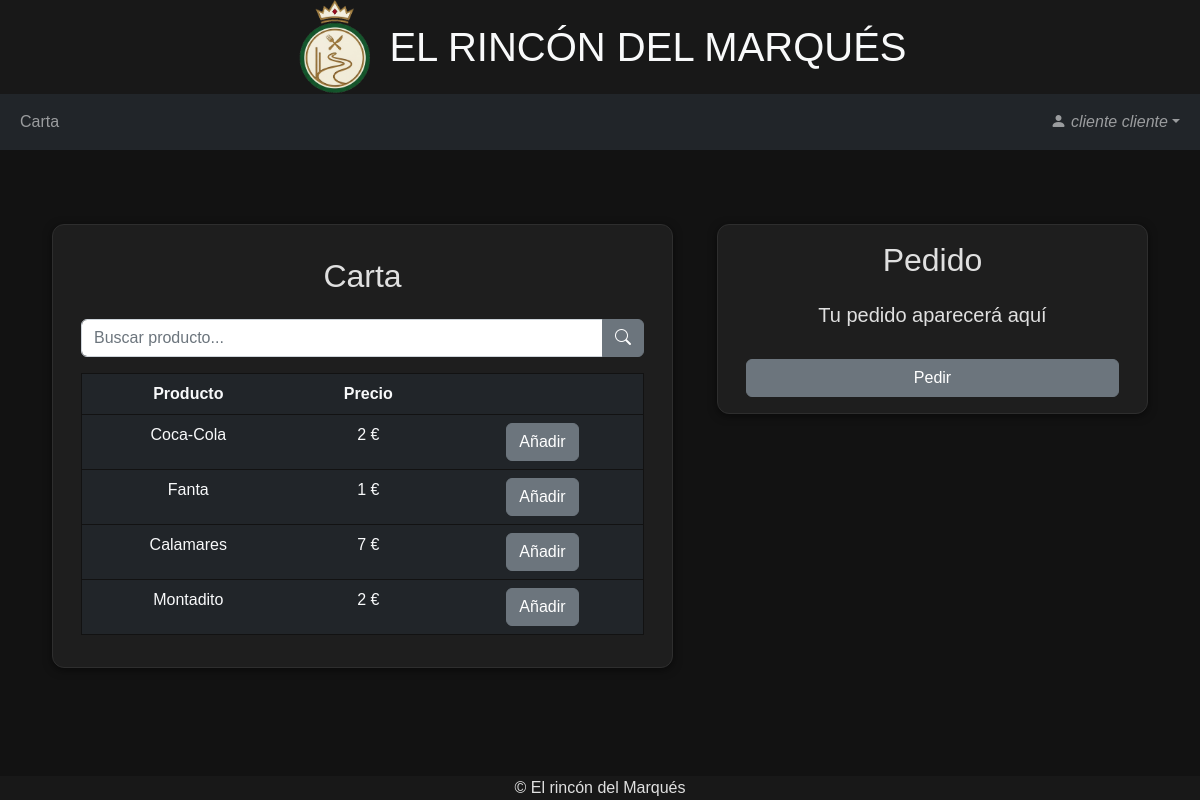
Page /cliente/carta.php (signed in) on the earlier database version.
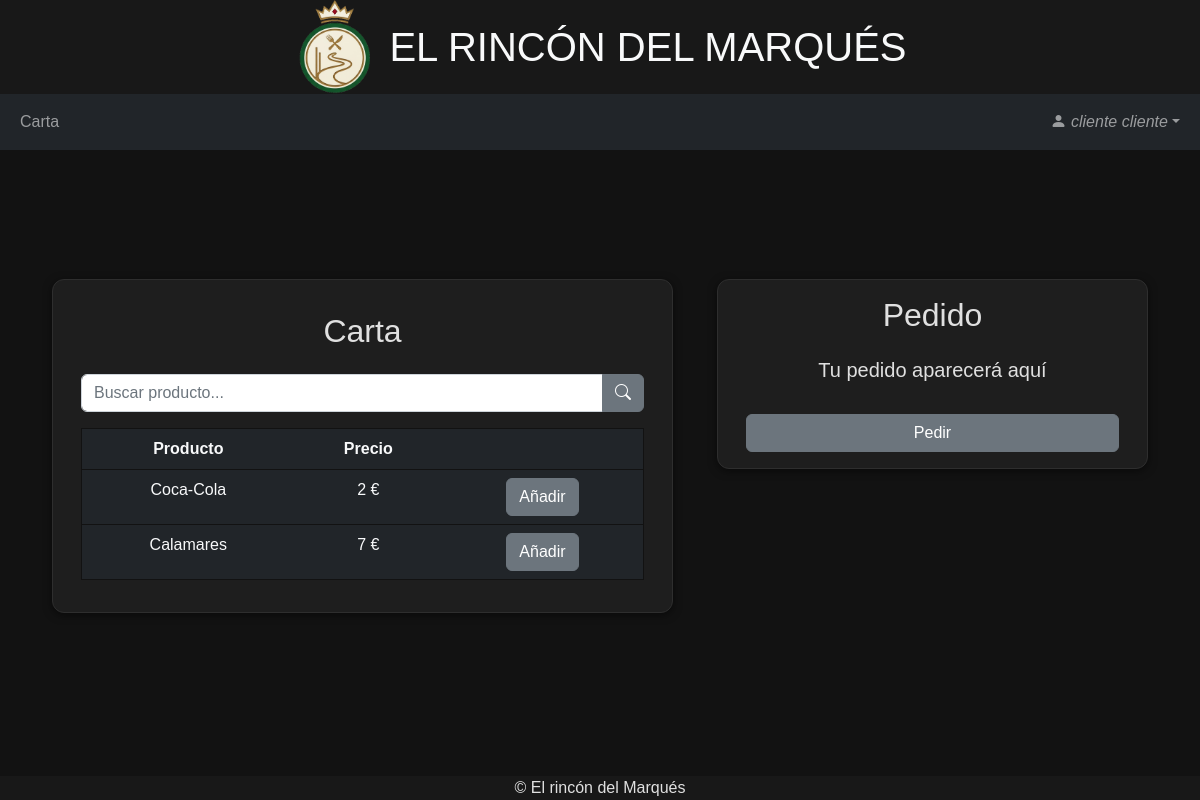
Same page on the later database version.
### tables this page shows
CREATE TABLE `producto` (
  `id` int(11) NOT NULL,
  `nombre` varchar(255) NOT NULL,
  `precio` decimal(10,0) NOT NULL,
  `stock` int(11) NOT NULL,
  `estado` int(11) NOT NULL COMMENT '0-Normal 1-Deshabilitado',
  `categoria` int(11) NOT NULL
);

### cliente/carta.php (the view, shortened to what this page needs)
<?php
include("ocuparMesa.php");
?>
<?php
include("../head.php");
?>
<body>
    <?php
    include("../header.php");
    ?>
    <?php
    include("navbarCliente.php");
    ?>
    <section class="d-flex align-items-center">
        <div class="container mt-5">
            <div class="row justify-content-center">
                <div class="col col-lg-7 col-xl-7 mb-3">
                    <div class="row justify-content-center caja text-center p-3">
                        <div class="col-12 mt-3 mb-3">
                            <h2>Carta</h2>
                        </div>
                        <form action="" method='POST'>
                            <div class="col-12 mb-3 input-group">
                                <input type="text" name="producto" id="producto" class="form-control" placeholder="Buscar producto..." value="">
                                <button type="submit" class="btn btn-secondary"><i class="bi bi-search"></i></button>
                            </div>
                        </form>
                        <div class="col-12">
                            <table class="table tabla table-dark text-light">
                                <tr>
                                    <th>Producto</th>
                                    <th>Precio</th>
                                    <th></th>
                                </tr>
                                <?php
                                include("../conexion.php");
                                if (isset($_POST['producto'])) {
                                    $producto = $_POST['producto'];
                                    $consulta = "SELECT * FROM producto WHERE NOT stock=0 AND NOT estado=1 AND nombre LIKE '%$producto%'";
                                } else {
                                    $consulta = "SELECT * FROM producto WHERE NOT stock=0 AND NOT estado=1";
                                }
                                $result = mysqli_query($conn, $consulta);
                                while ($row = mysqli_fetch_assoc($result)) {
                                    $nombre = $row['nombre'];
                                    $precio = $row['precio'];
                                    $id = $row['id'];
                                    echo ("
                                    <form method='POST' action='anadirProducto.php'>
                                    <tr>
                                    <td>$nombre</td>
                                    <input type='hidden' name='producto' value='$id'>
                                    <td>$precio €</td>
                                    <td><button type='submit' class='btn btn-secondary'>Añadir</button></td>
                                    </tr>
                                    </form>
                                    ");
                                }
                                ?>
                            </table>
                        </div>
                    </div>
                </div>
                <div class="col-12 col-lg-5 mt-md-0">
                    <form class="row justify-content-center caja text-center p-3" action="pedir.php" method="POST">
                        <div class="col-12">
                            <h2 class="mb-4">Pedido</h2>
                            <?php
                            if (!isset($_SESSION['carrito']))
                                echo ("<h5>Tu pedido aparecerá aquí</h5>");
                            ?>
                            <div class="col-12">
                                <button type="submit" class="btn btn-secondary w-100 mt-3">Pedir</button>
                            </div>
                        </div>
                    </form>
                </div>
            </div>
        </div>
    </section>
    <?php
    include("../footer.php");
    ?>
</body>
</html>

### head.php (shortened to what this page needs)
<!DOCTYPE html>
<html lang="es">
<head>
    <link href="/Restaurante/Bootstrap/css/bootstrap.min.css" rel="stylesheet">
    <link rel="stylesheet" href="https://cdn.jsdelivr.net/npm/bootstrap-icons@1.7.1/font/bootstrap-icons.css">
    <link href="/Restaurante/styles.css" rel="stylesheet">
</head>

### header.php
<header>
    <div class="container-fluid text-center d-flex justify-content-center align-items-center">
        <img src="/Restaurante/img/icono.png" alt="" width="80px">
        <h1 class="text-light mb-0 ms-3">EL RINCÓN DEL MARQUÉS</h1>
    </div>
</header>

### cliente/navbarCliente.php (shortened to what this page needs)
<nav class="navbar navbar-expand navbar-dark bg-dark" id="main_navbar">
    <div class="container-fluid">
        <div class="collapse navbar-collapse justify-content-between" id="navbarSupportedContent">
            <ul class="navbar-nav">
                <li class="nav-item">
                    <a class="nav-link" href="carta.php" role="button">Carta</a>
                </li>
            </ul>
            <ul class="navbar-nav">
                <li class="nav-item dropdown">
                    <a class="nav-link dropdown-toggle" href="#" role="button" data-bs-toggle="dropdown">
                        <i class="bi bi-person-fill"> <?php echo $_SESSION['name']; ?></a></i>
                </li>
            </ul>
        </div>
    </div>
</nav>

### footer.php
<div class="container-fluid">
    <footer class="row footer w-100">
        <div class="text-center">© El rincón del Marqués</div>
    </footer>
</div>

### styles.css (style rules this page uses)
body { font-family: Arial, sans-serif; color: #E0E0E0; background-color: #121212; }
section { min-height: 70vh; }
.caja { background-color: #1E1E1E; box-shadow: 0 2px 8px rgba(0,0,0,0.5); border: 1px solid #2E2E2E; border-radius: 12px; margin: 0px 10px; }
header { background-color: #181818; }
footer { position: fixed; bottom: 0; background-color: #181818; }
.tabla { border: 1px solid #121212; }

Differences in the rows shown:
no longer on this page (row edited): producto: nombre "Fanta", precio "1"
removed producto: nombre "Montadito", precio "2"
